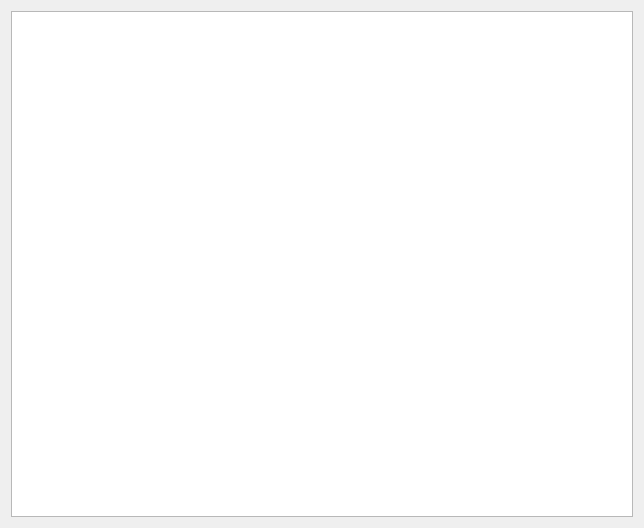
<?xml version="1.0" encoding="UTF-8"?>
<ui version="4.0">
 <class>Raw</class>
 <widget class="QWidget" name="Raw">
  <property name="geometry">
   <rect>
    <x>0</x>
    <y>0</y>
    <width>644</width>
    <height>528</height>
   </rect>
  </property>
  <property name="windowTitle">
   <string>Form</string>
  </property>
  <layout class="QGridLayout" name="gridLayout">
   <item row="0" column="0">
    <widget class="QTreeView" name="treeView"/>
   </item>
  </layout>
 </widget>
 <resources/>
 <connections/>
</ui>
